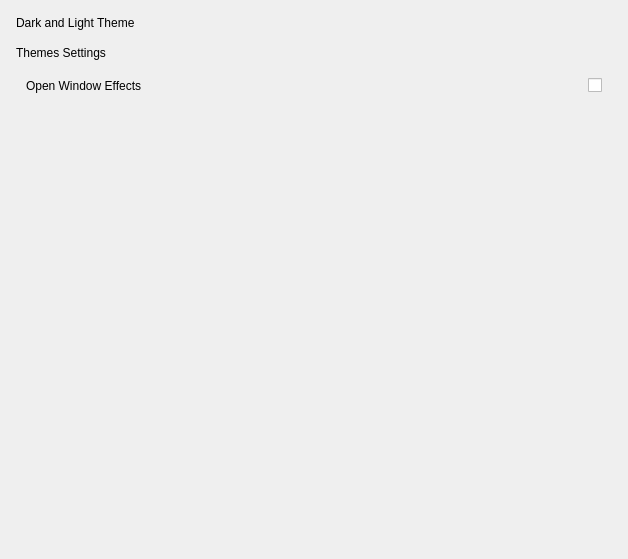
<?xml version="1.0" encoding="UTF-8"?>
<ui version="4.0">
 <class>Themes</class>
 <widget class="QWidget" name="Themes">
  <property name="geometry">
   <rect>
    <x>0</x>
    <y>0</y>
    <width>628</width>
    <height>559</height>
   </rect>
  </property>
  <property name="windowTitle">
   <string>Form</string>
  </property>
  <layout class="QVBoxLayout" name="verticalLayout">
   <property name="spacing">
    <number>24</number>
   </property>
   <property name="leftMargin">
    <number>16</number>
   </property>
   <property name="topMargin">
    <number>16</number>
   </property>
   <property name="rightMargin">
    <number>16</number>
   </property>
   <property name="bottomMargin">
    <number>40</number>
   </property>
   <item>
    <widget class="QStackedWidget" name="stackedWidget">
     <property name="currentIndex">
      <number>0</number>
     </property>
     <widget class="QWidget" name="page_theme">
      <layout class="QVBoxLayout" name="verticalLayout_2">
       <property name="spacing">
        <number>16</number>
       </property>
       <property name="leftMargin">
        <number>0</number>
       </property>
       <property name="topMargin">
        <number>0</number>
       </property>
       <property name="rightMargin">
        <number>0</number>
       </property>
       <property name="bottomMargin">
        <number>0</number>
       </property>
       <item>
        <widget class="QWidget" name="widget_themes" native="true">
         <property name="sizePolicy">
          <sizepolicy hsizetype="Preferred" vsizetype="Minimum">
           <horstretch>0</horstretch>
           <verstretch>0</verstretch>
          </sizepolicy>
         </property>
         <layout class="QVBoxLayout" name="verticalLayout_3">
          <property name="spacing">
           <number>10</number>
          </property>
          <property name="leftMargin">
           <number>0</number>
          </property>
          <property name="topMargin">
           <number>0</number>
          </property>
          <property name="rightMargin">
           <number>0</number>
          </property>
          <property name="bottomMargin">
           <number>0</number>
          </property>
          <item>
           <widget class="QLabel" name="label_theme">
            <property name="text">
             <string>Dark and Light Theme</string>
            </property>
           </widget>
          </item>
          <item>
           <layout class="QGridLayout" name="gridLayout_themes">
            <property name="sizeConstraint">
             <enum>QLayout::SetDefaultConstraint</enum>
            </property>
            <property name="horizontalSpacing">
             <number>24</number>
            </property>
            <property name="verticalSpacing">
             <number>0</number>
            </property>
           </layout>
          </item>
         </layout>
        </widget>
       </item>
       <item>
        <layout class="QVBoxLayout" name="verticalLayout_4">
         <property name="spacing">
          <number>10</number>
         </property>
         <item>
          <widget class="QLabel" name="label_theme_setting">
           <property name="text">
            <string>Themes Settings</string>
           </property>
          </widget>
         </item>
         <item>
          <layout class="QVBoxLayout" name="verticalLayout_choose_widget">
           <property name="spacing">
            <number>16</number>
           </property>
          </layout>
         </item>
        </layout>
       </item>
       <item>
        <widget class="QWidget" name="widget_effects" native="true">
         <layout class="QHBoxLayout" name="horizontalLayout">
          <property name="spacing">
           <number>0</number>
          </property>
          <property name="leftMargin">
           <number>10</number>
          </property>
          <property name="topMargin">
           <number>0</number>
          </property>
          <property name="rightMargin">
           <number>10</number>
          </property>
          <property name="bottomMargin">
           <number>0</number>
          </property>
          <item>
           <widget class="QLabel" name="label_open_special_effects">
            <property name="sizePolicy">
             <sizepolicy hsizetype="Preferred" vsizetype="Preferred">
              <horstretch>0</horstretch>
              <verstretch>0</verstretch>
             </sizepolicy>
            </property>
            <property name="text">
             <string>Open Window Effects</string>
            </property>
           </widget>
          </item>
          <item>
           <spacer name="horizontalSpacer">
            <property name="orientation">
             <enum>Qt::Horizontal</enum>
            </property>
            <property name="sizeHint" stdset="0">
             <size>
              <width>455</width>
              <height>20</height>
             </size>
            </property>
           </spacer>
          </item>
          <item>
           <widget class="KiranSwitchButton" name="checkBox_special_effects">
            <property name="text">
             <string/>
            </property>
           </widget>
          </item>
         </layout>
        </widget>
       </item>
       <item>
        <spacer name="verticalSpacer">
         <property name="orientation">
          <enum>Qt::Vertical</enum>
         </property>
         <property name="sizeHint" stdset="0">
          <size>
           <width>20</width>
           <height>323</height>
          </size>
         </property>
        </spacer>
       </item>
      </layout>
     </widget>
     <widget class="QWidget" name="page_icon"/>
     <widget class="QWidget" name="page_cursor"/>
    </widget>
   </item>
   <item>
    <spacer name="verticalSpacer_2">
     <property name="orientation">
      <enum>Qt::Vertical</enum>
     </property>
     <property name="sizeHint" stdset="0">
      <size>
       <width>20</width>
       <height>40</height>
      </size>
     </property>
    </spacer>
   </item>
  </layout>
 </widget>
 <customwidgets>
  <customwidget>
   <class>KiranSwitchButton</class>
   <extends>QCheckBox</extends>
   <header location="global">kiranwidgets-qt5/kiran-switch-button.h</header>
  </customwidget>
 </customwidgets>
 <resources/>
 <connections/>
</ui>
